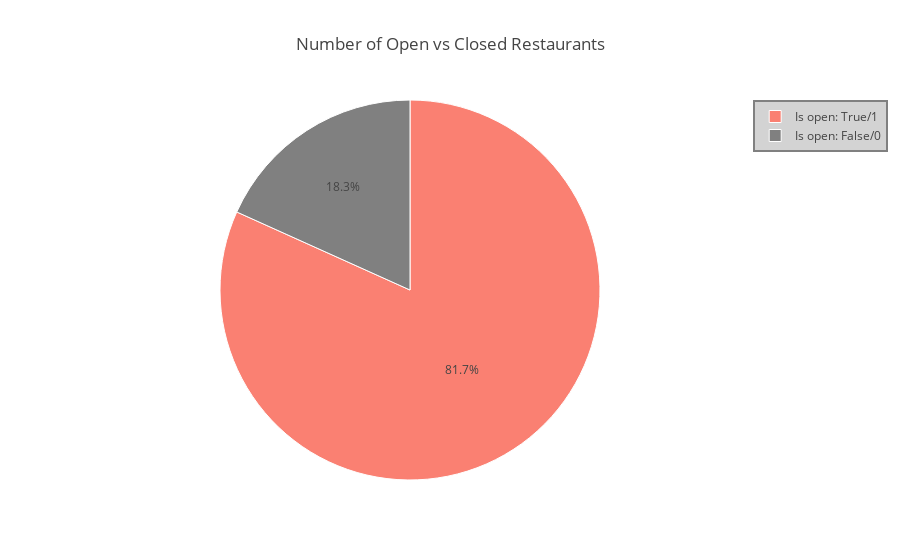

Write notebook code for a chart like this one.
### Code cell
# Preparing data to plot
restaurant_isopen = business_df.groupby(['is_open']).size()
print(restaurant_isopen)
values = restaurant_isopen.values
labels = ['Is open: False/0', 'Is open: True/1']

# Plot data//
trace = go.Pie(labels=labels, 
            values=values,
            name='Number of Open vs Closed Restaurants overall',
            marker={'colors': ['grey', 'salmon'],
            'line': {'color': 'white', 'width': 1}}
        )

# Layout for the plot
layout = dict(title = 'Number of Open vs Closed Restaurants',
              showlegend=True,
              legend=dict(bgcolor='lightgray',
                        bordercolor='gray',
                        borderwidth=2
                    )
              )

# Add data to plot//
data = [trace]

# Combine data and layout into a single figure
fig = dict(data=data, layout=layout)

# IPython notebook- plot
iplot(fig, filename='basic_pie_chart')

### Figure 1 — Plotly figure (JSON) as saved in the notebook; plotly's stock layout.template omitted (floating-point values rounded to 4 significant figures)
{"data": [{"labels": ["Is open: False/0", "Is open: True/1"], "marker": {"colors": ["grey", "salmon"], "line": {"color": "white", "width": 1}}, "name": "Number of Open vs Closed Restaurants overall", "type": "pie", "uid": "415bf5ea-e767-420d-97ac-60e5dd988d17", "values": [5781, 25871]}], "layout": {"legend": {"bgcolor": "lightgray", "bordercolor": "gray", "borderwidth": 2}, "showlegend": true, "title": {"text": "Number of Open vs Closed Restaurants"}}}
